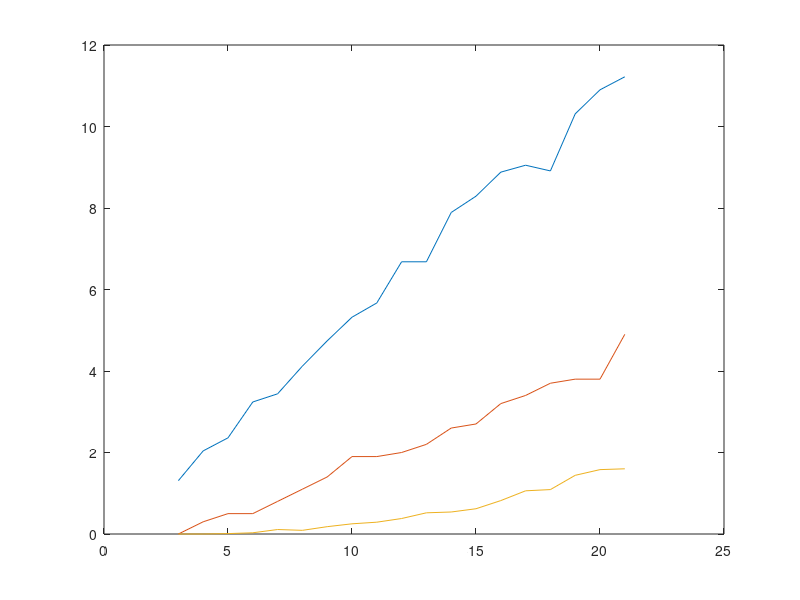

Write MATLAB code to recreate this figure.
num_CR=load('conflict_num_CR.csv');
num_noCR=load('conflict_num_noCR.csv');
num_vb = load('conflict_num_vb.csv');
num_vb = num_vb/10;
x = 1:19;
plot(x+2,num_noCR,x+2,num_vb,x+2,num_CR);